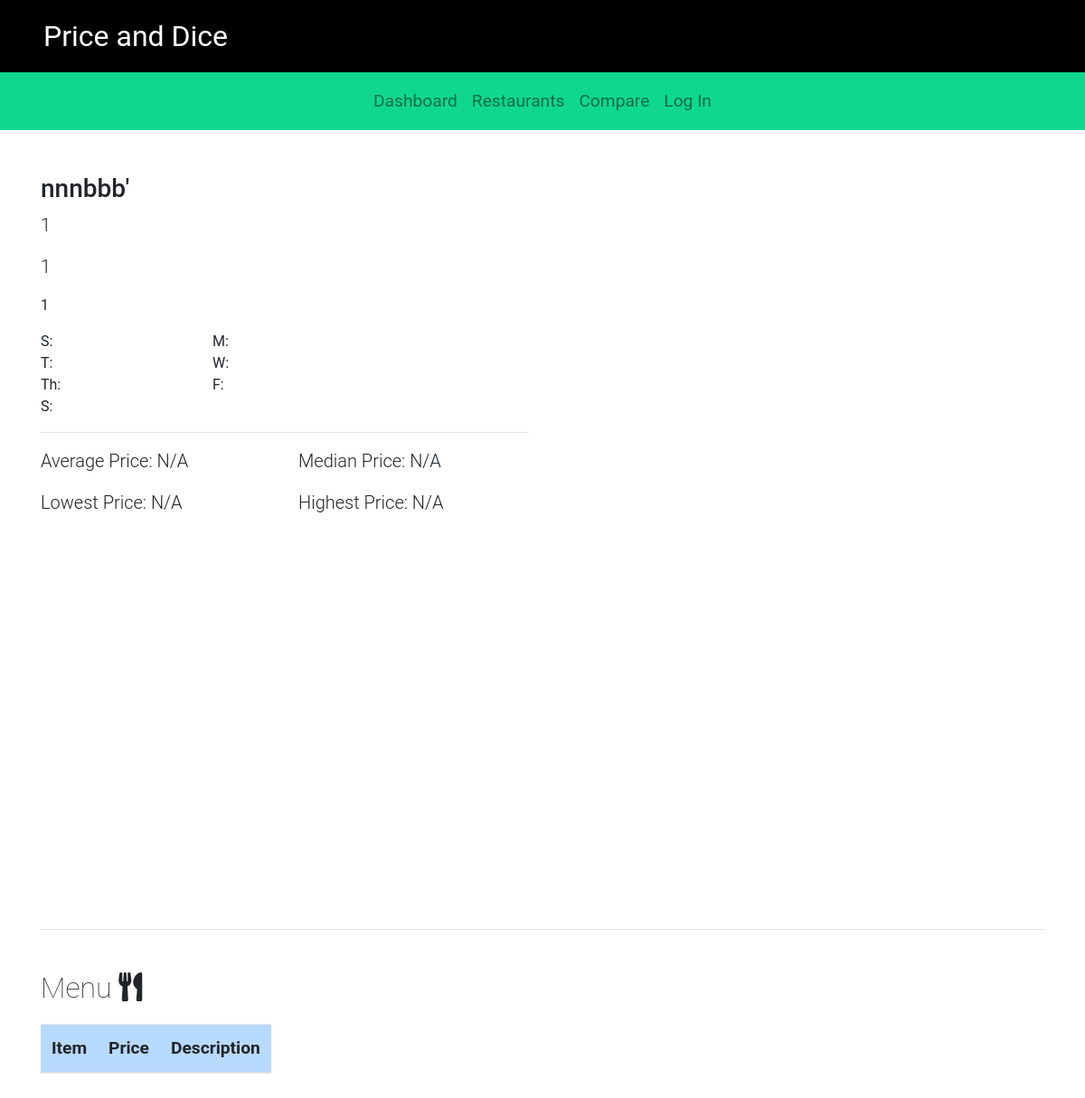
The page /campus/96/ on the database its author committed.
### campus/models.py (models this page shows, shortened)
class Restaurant(models.Model):
    name = models.CharField(max_length=200)
    location = models.CharField(max_length=200)
    phone_number = models.CharField(max_length=20, default='(xxx) xxx-xxxx')
    description = models.CharField(max_length=300, default='No description added')
    sunday = models.CharField(max_length=20, default=DEFAULT_HOURS)
    monday = models.CharField(max_length=20, default=DEFAULT_HOURS)
    tuesday = models.CharField(max_length=20, default=DEFAULT_HOURS)
    wednesday = models.CharField(max_length=20, default=DEFAULT_HOURS)
    thursday = models.CharField(max_length=20, default=DEFAULT_HOURS)
    friday = models.CharField(max_length=20, default=DEFAULT_HOURS)
    saturday = models.CharField(max_length=20, default=DEFAULT_HOURS)
    item_list = models.ManyToManyField(Item)
    def get_average_price(self):
        item_list = self.item_list.all()
        if not item_list:
            return 'N/A'
    def get_min_price(self):
        item_list = self.item_list.all()
        if not item_list:
            return 'N/A'
        else:
            min_price = item_list[0].price
            for i in item_list:
                if i.price < min_price:
                    min_price = i.price
            return min_price
    def get_max_price(self):
        item_list = self.item_list.all()
        if not item_list:
            return 'N/A'
        else:
            max_price = item_list[0].price
            for i in item_list:
                if i.price > max_price:
                    max_price = i.price
            return max_price

### campus/views.py (the view)
# urls.py: path('<int:restaurant_id>/', views.restaurant_detail, name='restaurant_detail'),
def restaurant_detail(request, restaurant_id, context={}):
    try:
        restaurant = Restaurant.objects.get(pk=restaurant_id)
    except Restaurant.DoesNotExist:
        raise Http404("Restaurant does not exist")
    context['restaurant'] = restaurant
    return render(request, 'campus/restaurant-detail.html', context)

### campus/templates/campus/restaurant-detail.html (shortened to what this page needs)
{% extends "./base.html" %}
{% block body %}
<div class="container content-top">
    <div class="row">
        <div class="col-lg-6">
            <h3>{{restaurant.name}}</h3>
        </div>
    </div>
    <div class="row">
        <div class="col-lg-6">
            <p class="lead">{{restaurant.location}}</p>
        </div>
    </div>
    <div class="row">
        <div class="col-lg-6">
            <p class="lead" >{{restaurant.phone_number}}</p>
        </div>
    </div>
    {% if restaurant.description != 'No description added' %}
    <div class="row">
        <div class="col-lg-6">
                <p>{{restaurant.description}}</p>
        </div>
    </div>
    {% endif %}
    <div class="row">
        <div class="col-lg-2">
            S: {{restaurant.sunday}}
        </div>
        <div class="col-lg-2">
            M: {{restaurant.monday}}
        </div>
    </div>
    <div class="row">
        <div class="col-lg-2">
            T: {{restaurant.tuesday}}
        </div>
        <div class="col-lg-2">
            W: {{restaurant.wednesday}}
        </div>
    </div>
    <div class="row">
        <div class="col-lg-2">
            Th: {{restaurant.thursday}}
        </div>
        <div class="col-lg-2">
            F: {{restaurant.friday}}
        </div>
    </div>
    <div class="row">
        <div class="col-lg-2">
            S: {{restaurant.saturday}}
        </div>
    </div>
    <div class="row">
        <div class="col-lg-6">
            <hr>
        </div>
    </div>
    <div class="row">
        <div class="col-lg-3">
            <p class="lead">Average Price:
                {% if restaurant.get_average_price != 'N/A' %}
                ${{restaurant.get_average_price | floatformat:2}}
                {% else %}
                {{restaurant.get_average_price}}
                {% endif %}
            </p>
        </div>
        <div class="col-lg-3">
            <p class="lead">Median Price:
                {% if restaurant.get_average_price != 'N/A' %}
                ${{restaurant.get_average_price | floatformat:2}}
                {% else %}
                {{restaurant.get_average_price}}
                {% endif %}
            </p>
        </div>
    </div>
    <div class="row">
        <div class="col-lg-3">
            <p class="lead">Lowest Price:
                {% if restaurant.get_min_price != 'N/A' %}
                ${{restaurant.get_min_price | floatformat:2}}
                {% else %}
                {{restaurant.get_min_price}}
                {% endif %}
            </p>
        </div>
        <div class="col-lg-3">
            <p class="lead">Highest Price:
                {% if restaurant.get_max_price != 'N/A' %}
                ${{restaurant.get_max_price | floatformat:2}}
                {% else %}
                {{restaurant.get_max_price}}
                {% endif %}
            </p>
        </div>
    </div>
    <div class="row">
        <div class="col-lg-12">
            <div id="map" class="map"></div>
        </div>
    </div>
    <hr>
    <br>
    <p class="sub-heading">Menu <i class="fas fa-utensils"></i></p>
    <div class="row">
        <div class="col-lg-12">
                <table class="table table-weight-low
                    table-large table-hover table-responsive table-striped">
                    <thead>
                        <tr class="table-primary">
                            <th>Item</th>
                            <th>Price</th>
                            <th>Description</th>
                        </tr>
                    </thead>
                </table>
        </div>
    </div>
    <br>
</div>
{% endblock %}

### campus/static/campus/style.css (style rules this page uses)
body { font-family: 'Roboto', sans-serif; }
.sub-heading { font-size: 2rem; font-weight: 100; }
.map { height: 425px; }
.content-top { margin-top: 3rem; }

### campus/static/campus/table.css (style rules this page uses)
.table-large { font-size: 1.2rem; }
.table-weight-low { font-weight: 100; }

### rows shown on the page
Restaurant: name "nnnbbb'", location "1", phone_number "1", description "1", get_average_price "N/A", get_min_price "N/A", get_max_price "N/A"
